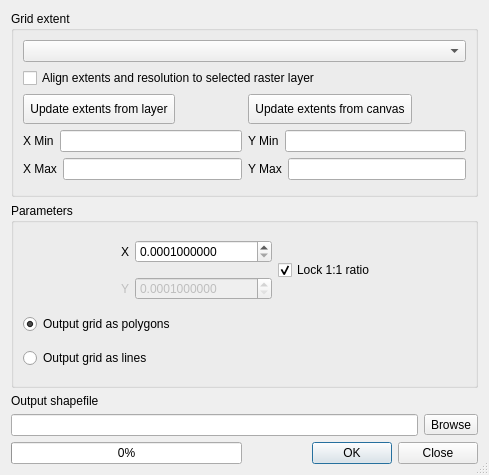
<?xml version="1.0" encoding="UTF-8"?>
<ui version="4.0">
 <class>Dialog</class>
 <widget class="QDialog" name="Dialog">
  <property name="windowModality">
   <enum>Qt::NonModal</enum>
  </property>
  <property name="geometry">
   <rect>
    <x>0</x>
    <y>0</y>
    <width>489</width>
    <height>475</height>
   </rect>
  </property>
  <property name="windowTitle">
   <string>Generate Vector Grid</string>
  </property>
  <property name="sizeGripEnabled">
   <bool>true</bool>
  </property>
  <layout class="QGridLayout" name="gridLayout_2">
   <item row="0" column="0" colspan="2">
    <widget class="QGroupBox" name="groupBox">
     <property name="title">
      <string>Grid extent</string>
     </property>
     <layout class="QGridLayout" name="gridLayout">
      <item row="0" column="0" colspan="2">
       <widget class="QComboBox" name="inShape"/>
      </item>
      <item row="2" column="0">
       <widget class="QToolButton" name="btnUpdate">
        <property name="minimumSize">
         <size>
          <width>0</width>
          <height>30</height>
         </size>
        </property>
        <property name="text">
         <string>Update extents from layer</string>
        </property>
       </widget>
      </item>
      <item row="2" column="1">
       <widget class="QToolButton" name="btnCanvas">
        <property name="minimumSize">
         <size>
          <width>0</width>
          <height>30</height>
         </size>
        </property>
        <property name="text">
         <string>Update extents from canvas</string>
        </property>
       </widget>
      </item>
      <item row="3" column="0">
       <layout class="QHBoxLayout">
        <item>
         <widget class="QLabel" name="label">
          <property name="enabled">
           <bool>true</bool>
          </property>
          <property name="text">
           <string>X Min</string>
          </property>
         </widget>
        </item>
        <item>
         <widget class="QLineEdit" name="xMin">
          <property name="enabled">
           <bool>true</bool>
          </property>
          <property name="inputMask">
           <string/>
          </property>
          <property name="text">
           <string/>
          </property>
         </widget>
        </item>
       </layout>
      </item>
      <item row="3" column="1">
       <layout class="QHBoxLayout">
        <item>
         <widget class="QLabel" name="label_4">
          <property name="enabled">
           <bool>true</bool>
          </property>
          <property name="text">
           <string>Y Min</string>
          </property>
         </widget>
        </item>
        <item>
         <widget class="QLineEdit" name="yMin">
          <property name="enabled">
           <bool>true</bool>
          </property>
          <property name="inputMask">
           <string/>
          </property>
          <property name="text">
           <string/>
          </property>
         </widget>
        </item>
       </layout>
      </item>
      <item row="4" column="0">
       <layout class="QHBoxLayout">
        <item>
         <widget class="QLabel" name="label_3">
          <property name="enabled">
           <bool>true</bool>
          </property>
          <property name="text">
           <string>X Max</string>
          </property>
         </widget>
        </item>
        <item>
         <widget class="QLineEdit" name="xMax">
          <property name="enabled">
           <bool>true</bool>
          </property>
          <property name="inputMask">
           <string/>
          </property>
          <property name="text">
           <string/>
          </property>
         </widget>
        </item>
       </layout>
      </item>
      <item row="4" column="1">
       <layout class="QHBoxLayout">
        <item>
         <widget class="QLabel" name="label_5">
          <property name="enabled">
           <bool>true</bool>
          </property>
          <property name="text">
           <string>Y Max</string>
          </property>
         </widget>
        </item>
        <item>
         <widget class="QLineEdit" name="yMax">
          <property name="enabled">
           <bool>true</bool>
          </property>
          <property name="inputMask">
           <string/>
          </property>
          <property name="text">
           <string/>
          </property>
         </widget>
        </item>
       </layout>
      </item>
      <item row="1" column="0" colspan="2">
       <widget class="QCheckBox" name="chkAlign">
        <property name="text">
         <string>Align extents and resolution to selected raster layer</string>
        </property>
       </widget>
      </item>
     </layout>
    </widget>
   </item>
   <item row="1" column="0" colspan="2">
    <widget class="QGroupBox" name="gridBox">
     <property name="title">
      <string>Parameters</string>
     </property>
     <layout class="QGridLayout">
      <item row="0" column="0">
       <spacer>
        <property name="orientation">
         <enum>Qt::Horizontal</enum>
        </property>
        <property name="sizeHint" stdset="0">
         <size>
          <width>40</width>
          <height>20</height>
         </size>
        </property>
       </spacer>
      </item>
      <item row="0" column="1">
       <widget class="QLabel" name="lblX">
        <property name="text">
         <string>X</string>
        </property>
       </widget>
      </item>
      <item row="0" column="2">
       <widget class="QDoubleSpinBox" name="spnX">
        <property name="decimals">
         <number>10</number>
        </property>
        <property name="minimum">
         <double>0.000100000000000</double>
        </property>
        <property name="maximum">
         <double>1000000000.000000000000000</double>
        </property>
        <property name="singleStep">
         <double>0.000100000000000</double>
        </property>
       </widget>
      </item>
      <item row="0" column="3" rowspan="2">
       <widget class="QCheckBox" name="chkLock">
        <property name="text">
         <string>Lock 1:1 ratio</string>
        </property>
        <property name="checked">
         <bool>true</bool>
        </property>
       </widget>
      </item>
      <item row="0" column="4">
       <spacer>
        <property name="orientation">
         <enum>Qt::Horizontal</enum>
        </property>
        <property name="sizeHint" stdset="0">
         <size>
          <width>40</width>
          <height>20</height>
         </size>
        </property>
       </spacer>
      </item>
      <item row="1" column="0">
       <spacer>
        <property name="orientation">
         <enum>Qt::Horizontal</enum>
        </property>
        <property name="sizeHint" stdset="0">
         <size>
          <width>40</width>
          <height>20</height>
         </size>
        </property>
       </spacer>
      </item>
      <item row="1" column="1">
       <widget class="QLabel" name="lblY">
        <property name="enabled">
         <bool>false</bool>
        </property>
        <property name="text">
         <string>Y</string>
        </property>
       </widget>
      </item>
      <item row="1" column="2">
       <widget class="QDoubleSpinBox" name="spnY">
        <property name="enabled">
         <bool>false</bool>
        </property>
        <property name="decimals">
         <number>10</number>
        </property>
        <property name="minimum">
         <double>0.000100000000000</double>
        </property>
        <property name="maximum">
         <double>1000000000.000000000000000</double>
        </property>
        <property name="singleStep">
         <double>0.000100000000000</double>
        </property>
       </widget>
      </item>
      <item row="2" column="0" colspan="3">
       <widget class="QRadioButton" name="rdoPolygons">
        <property name="text">
         <string>Output grid as polygons</string>
        </property>
        <property name="checked">
         <bool>true</bool>
        </property>
       </widget>
      </item>
      <item row="3" column="0" colspan="3">
       <widget class="QRadioButton" name="rdoLines">
        <property name="text">
         <string>Output grid as lines</string>
        </property>
       </widget>
      </item>
     </layout>
    </widget>
   </item>
   <item row="2" column="0">
    <widget class="QLabel" name="label_2">
     <property name="sizePolicy">
      <sizepolicy hsizetype="Fixed" vsizetype="Fixed">
       <horstretch>0</horstretch>
       <verstretch>0</verstretch>
      </sizepolicy>
     </property>
     <property name="text">
      <string>Output shapefile</string>
     </property>
    </widget>
   </item>
   <item row="3" column="0" colspan="2">
    <layout class="QHBoxLayout">
     <item>
      <widget class="QLineEdit" name="outShape">
       <property name="readOnly">
        <bool>true</bool>
       </property>
      </widget>
     </item>
     <item>
      <widget class="QToolButton" name="toolOut">
       <property name="text">
        <string>Browse</string>
       </property>
      </widget>
     </item>
    </layout>
   </item>
   <item row="4" column="0">
    <widget class="QProgressBar" name="progressBar">
     <property name="value">
      <number>0</number>
     </property>
     <property name="alignment">
      <set>Qt::AlignCenter</set>
     </property>
     <property name="textVisible">
      <bool>true</bool>
     </property>
    </widget>
   </item>
   <item row="4" column="1">
    <widget class="QDialogButtonBox" name="buttonBox_2">
     <property name="orientation">
      <enum>Qt::Horizontal</enum>
     </property>
     <property name="standardButtons">
      <set>QDialogButtonBox::Close|QDialogButtonBox::Ok</set>
     </property>
    </widget>
   </item>
  </layout>
 </widget>
 <resources/>
 <connections>
  <connection>
   <sender>buttonBox_2</sender>
   <signal>accepted()</signal>
   <receiver>Dialog</receiver>
   <slot>accept()</slot>
   <hints>
    <hint type="sourcelabel">
     <x>330</x>
     <y>449</y>
    </hint>
    <hint type="destinationlabel">
     <x>215</x>
     <y>290</y>
    </hint>
   </hints>
  </connection>
  <connection>
   <sender>buttonBox_2</sender>
   <signal>rejected()</signal>
   <receiver>Dialog</receiver>
   <slot>close()</slot>
   <hints>
    <hint type="sourcelabel">
     <x>256</x>
     <y>449</y>
    </hint>
    <hint type="destinationlabel">
     <x>132</x>
     <y>239</y>
    </hint>
   </hints>
  </connection>
  <connection>
   <sender>chkLock</sender>
   <signal>toggled(bool)</signal>
   <receiver>spnY</receiver>
   <slot>setDisabled(bool)</slot>
   <hints>
    <hint type="sourcelabel">
     <x>279</x>
     <y>244</y>
    </hint>
    <hint type="destinationlabel">
     <x>164</x>
     <y>280</y>
    </hint>
   </hints>
  </connection>
  <connection>
   <sender>chkLock</sender>
   <signal>toggled(bool)</signal>
   <receiver>lblY</receiver>
   <slot>setDisabled(bool)</slot>
   <hints>
    <hint type="sourcelabel">
     <x>302</x>
     <y>261</y>
    </hint>
    <hint type="destinationlabel">
     <x>73</x>
     <y>280</y>
    </hint>
   </hints>
  </connection>
 </connections>
</ui>
